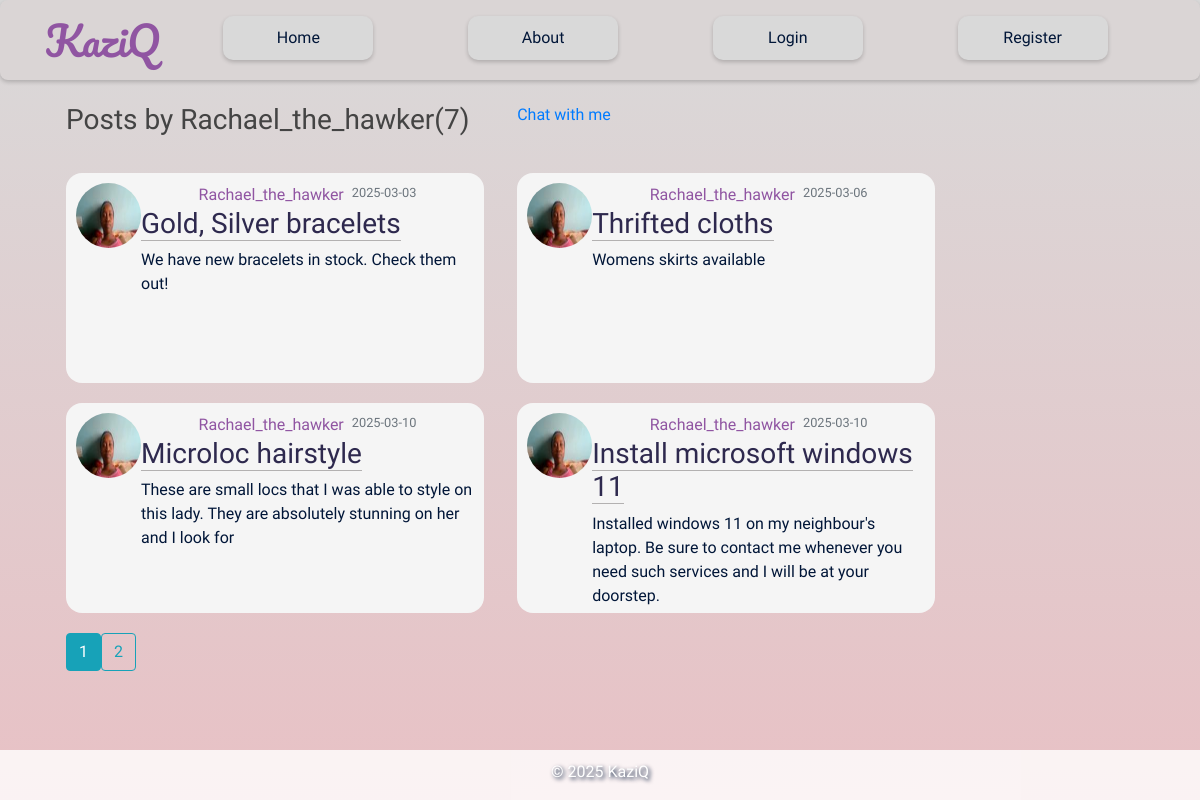
/user/Rachael_the_hawker, run on the app's committed database.
### flaskblog/models.py (models this page shows, shortened)
class User(db.Model, UserMixin):
    id = db.Column(db.Integer, primary_key=True)
    username = db.Column(db.String(20), unique=True, nullable=False)
    email = db.Column(db.String(120), unique=True, nullable=False)
    whatsapp = db.Column(db.String(20), nullable=False)
    image_file = db.Column(db.String(20), nullable=False, default='default.jpg')
    password = db.Column(db.String(60), nullable=False)
    posts = db.relationship('Post', backref='author', lazy=True)

class Post(db.Model):
    id = db.Column(db.Integer, primary_key=True)
    title = db.Column(db.String(100), nullable=False)
    date_posted = db.Column(db.DateTime, nullable=False, default=datetime.utcnow)
    content = db.Column(db.Text, nullable=False)
    price = db.Column(db.String(20), nullable=False)
    user_id = db.Column(db.Integer, db.ForeignKey('user.id'), nullable=False)
    image_file = db.Column(db.String(20), nullable=True)
    cart_items = db.relationship('CartItem', backref='post', lazy=True)

### flaskblog/routes.py (the view)
@app.route("/user/<string:username>")
def user_posts(username):
    page = request.args.get('page', 1, type=int)
    user = User.query.filter_by(username=username).first_or_404()
    posts = Post.query.filter_by(author=user)\
            .order_by(Post.date_posted.asc())\
            .paginate(page=page, per_page=4)
    return render_template('user_posts.html', title=user.username, posts=posts, user=user)

### flaskblog/__init__.py (called while the page is built)
@app.context_processor
def inject_min_max():
    return dict(min=min, max=max)

### flaskblog/templates/user_posts.html
{% extends 'layout.html' %}
{% block content %}
    <h3 class="mb-3">Posts by {{user.username}}({{posts.total}})</h3>
    <a href="{{ url_for('private_chat', user_id=user.id) }}">Chat with me</a>
    {% for post in posts.items%}
      <article class="media content-section">
        <img class="rounded-circle article-img" src="{{ url_for('static', filename='profile_pics/' + post.author.image_file) }}">
          <div class="media-body">
            <div class="article-metadata">
              <a class="mr-2" href="{{url_for('user_posts', username=post.author.username)}}">{{ post.author.username }}</a>
              <small class="text-muted">{{ post.date_posted.strftime('%Y-%m-%d') }}</small>
            </div>
            <h3><a class="article-title" href="{{ url_for('post', post_id=post.id)}}">{{ post.title }}</a></h3>
            <p class="article-content">{{ post.content }}</p>
          </div>
      </article>
    {% endfor %}
    <div class="pagination">
      {% for page_num in posts.iter_pages(left_edge=1, left_current=1, right_edge=1, right_current=2) %}
        {% if page_num %}
          {% if posts.page == page_num %}
            <a class="btn btn-info mb-4" href="{{ url_for('home', page=page_num) }}">{{ page_num }}</a>
          {% else %}
            <a class="btn btn-outline-info mb-4" href="{{ url_for('home', page=page_num) }}">{{ page_num }}</a>
          {% endif %}
        {% else %}
          <span class="btn btn-outline-secondary mb-4">...</span>
        {% endif %}
      {% endfor %}
  </div>
{% endblock %}

### flaskblog/static/main.css (style rules this page uses)
body { background-image: linear-gradient(to bottom, #D9D9D9, #E8C1C5); background-repeat: no-repeat; background-position:center; background-attachment: fixed; font-family: "Itim", cursive; font-weight: 400; font-style: normal; color: #011638; margin:0; }
h1, h2, h3, h4, h5, h6 { color: #444444; }
.content-section { background: whitesmoke; border: none; border-radius: 1em; height:600px; }
.article-title { color: #2E294E; border-bottom: 1px solid #b3b1b1; margin-bottom:10px; }
.article-content { white-space: pre-line; }
.article-img { height: 65px; width: 65px; }
.article-metadata { padding-bottom: 1px; margin-bottom: 4px; height:20px; display:flex; justify-content:center; }
.article-metadata a { color: #9055A2; }
.media { width:418px; height:210px; padding:10px; }

### data on the page
User: username "Rachael_the_hawker"
Post: image_file (picture), author.username "Rachael_the_hawker", date_posted "2025-03-03", title "Gold, Silver bracelets", content "We have new bracelets in stock. Check them out!"
Post: image_file (picture), author.username "Rachael_the_hawker", date_posted "2025-03-06", title "Thrifted cloths", content "Womens skirts available"
Post: image_file (picture), author.username "Rachael_the_hawker", date_posted "2025-03-10", title "Microloc hairstyle", content "These are small locs that I was able to style on this lady. They are absolutely stunning on her and I look for"
Post: image_file (picture), author.username "Rachael_the_hawker", date_posted "2025-03-10", title "Install microsoft windows 11", content "Installed windows 11 on my neighbour's laptop. Be sure to contact me whenever you need such services and I will be at your doorstep."

### other printed values
{{ posts.total }} "7"
{{ page_num }} "1"
{{ page_num }} "2"
